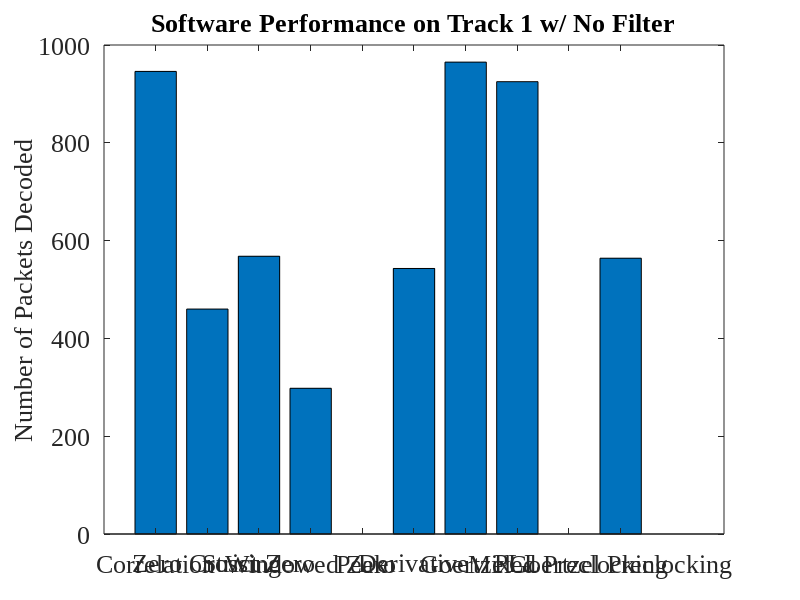

MATLAB code for this plot: (Note: this script raises an error after producing the figure.)
fontSize = 19;
% .wav file	Filtering	Correlation	Zero Xing	Strict Xing	Windowed Zero	Peak	Derivative	Goertzel	PLL	PreClocking	Goertzel Pre
% OT3Test	None        40          35          40          39              3       40          40          40	0           40	
%           Bandpass	40          19          0           0               0       33          40          40	40          28	
%           6db         40          12          40          0               0       14          40          0	39          15	
% Gen200	None        200         200         200         200             200     200         200         200	0           200	
%           Bandpass	200         27          200         0               0       200         200         200	200         106	
%           6db         200         200         200         0               0       200         200         200	200         199	
% OT3WNoise	None        24          0           6           0               0       3           25          21	0           10	
%           Bandpass	24          6           2           0               0       5           23          23	17          11	
%           6db         11          1           9           0               0       4           6           14	6           5	
% LATrack1	None        946         460         568         298             0       543         965         925	0           564	
%           Bandpass	964         536         151         0               0       422         965         654	939         431	
%           6db         914         53          422         0               0       97          512         189	482         224	
% LATrack2	None        639         0           0           162             0       5           608         0	0           390	
%           Bandpass	872         0           0           0               0       0           448         0	939         230	
%           6db         958         209         74          0               0       254         956         0	947         392	

x = [946         460         568         298             0       543         965         925	0           564];
y = ['Correlation' 'Zero Crossing' 'Strict Zero' 'Windowed Zero' 'Peak' 'Derivative' 'Goertzel' 'PLL' 'Mixed Preclocking' 'Goertzel Preclocking'];
f = figure('Position',[0,0,1280,1024]);
set(gcf,'color','w');
bar(x);
filename = 'Software Performance on Track 1 w/ No Filter';
title(filename);
%xlabel('Devices');
ylabel('Number of Packets Decoded');
set(gca,'XTickLabel',{'Correlation' 'Zero Crossing' 'Strict Zero' 'Windowed Zero' 'Peak' 'Derivative' 'Goertzel' 'PLL' 'Mixed Preclocking' 'Goertzel Preclocking'})
set(gca,'FontSize',fontSize, 'FontName', 'Times New Roman');
set(findall(gcf,'type','text'),'FontSize',fontSize, 'FontName', 'Times New Roman');
rotateXLabels(gca, 45)
set(gca, 'xtick', [])
grid on
saveas(f, strcat('.\..\..\..\rrxthesis\images\',regexprep(filename,'[^\w'']',''),'.png'));
pause();
close(f);
clear all;